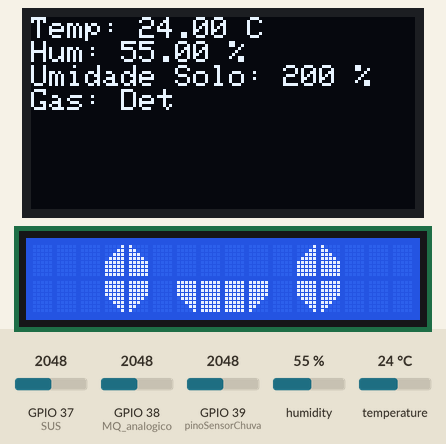
Bench run of a sketch on a simulated ESP32. On the bench: 128×64 one-colour display, 16×2 character LCD. Inputs (shaded band) come from the test bench; at power-on: GPIO 37 (SUS) = 2048, humidity 55 %, temperature 24 °C, GPIO 38 (MQ_analogico) = 2048, GPIO 39 (pinoSensorChuva) = 2048. What the sketch prints to the serial monitor is not drawn.

Above: at 1.2 s.
1.3 s: GPIO 37 (SUS) set to 2008
At 4.4 s:
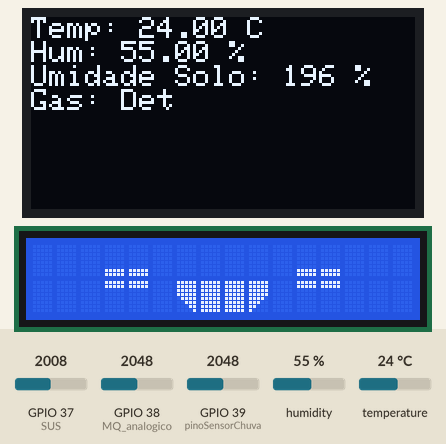
7.1 s: humidity set to 22 %
At 9.7 s:
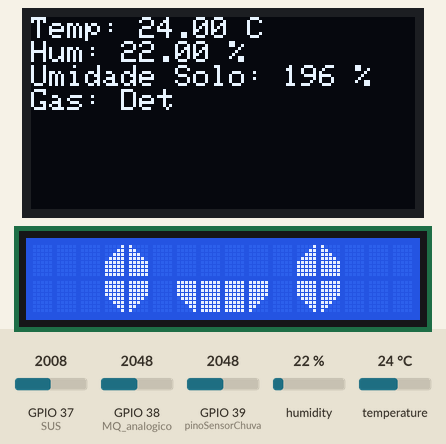
10.5 s: temperature set to 12 °C
At 13.0 s:
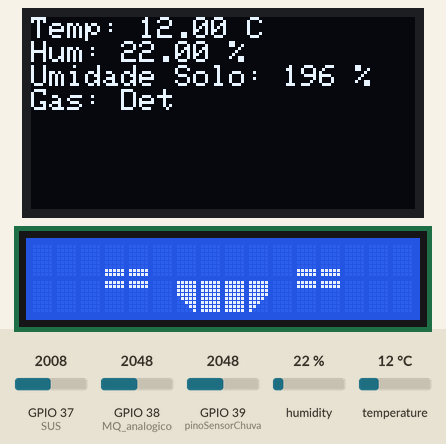
13.4 s: GPIO 37 (SUS) set to 122
At 16.9 s:
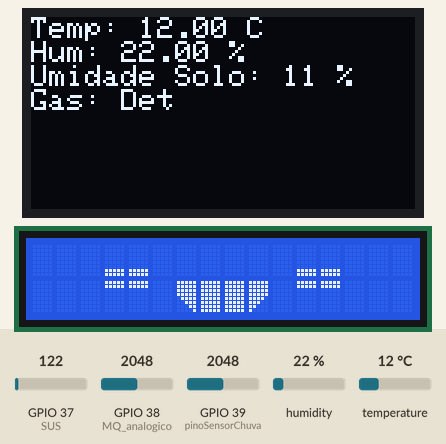
17.0 s: humidity set to 40 %
At 19.6 s:
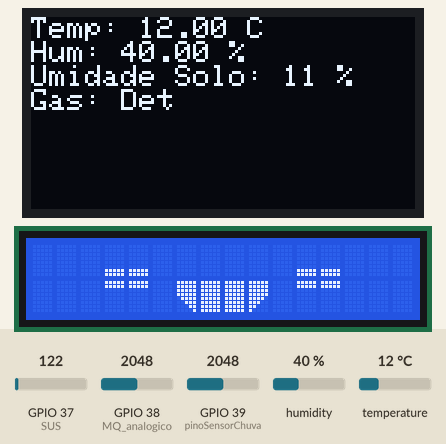
19.9 s: GPIO 37 (SUS) set to 1228
At 24.0 s:
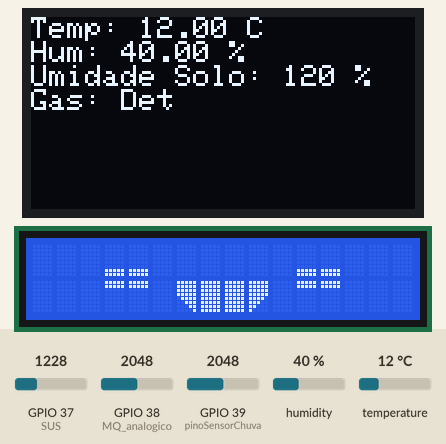
Timing chart, 0 to 24.6 s (numbered marks = the images above; inputs shaded):
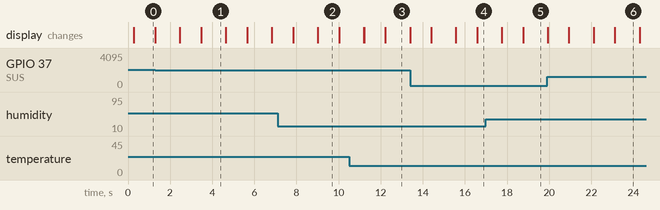

The sketch:

codigofinal_euacho_.ino
```cpp
#include <Adafruit_Sensor.h>
#include <DHT.h>
#include <Adafruit_SSD1306.h>
#include <Wire.h>
#include <LiquidCrystal.h>

// Definições de pinos
#define DHTPIN A0           // Pino do sensor de temperatura
#define DHTTYPE DHT11       // Tipo do sensor de temperatura
#define SUS A1              // Pino do sensor de umidade do solo
#define MQ_analogico A2     // Pino do sensor de gás (análogo)
#define MQ_digital 4        // Pino do sensor de gás (digital)
#define pinoSensorChuva A3  // Pino do sensor de chuva

// Criação dos objetos dos sensores e displays
DHT dht(DHTPIN, DHTTYPE);
Adafruit_SSD1306 display(128, 64, &Wire, -1);
LiquidCrystal lcd(12, 11, 7, 6, 5, 4);  // LCD

// Variáveis globais
int Valor_Critico = 45;    // Porcentagem mínima de umidade para iniciar a irrigação
int ValAnalogIn;           // Valor analógico do sensor de umidade do solo
int valor_analogico;       // Valor analógico do sensor de gás
int valor_digital;         // Valor digital do sensor de gás
int intensidade = 0;       // Intensidade da chuva

// Definições de caracteres especiais para o LCD
byte onefourthChar[8] = { B00000, B00000, B00000, B00000, B00000, B00000, B11111, B11111 };
byte onefourthCharFlipped[8] = { B11111, B11111, B00000, B00000, B00000, B00000, B00000, B00000 };
byte fullChar[8] = { B11111, B11111, B11111, B11111, B11111, B11111, B11111, B11111 };
byte triangleChar[8] = { B00001, B00011, B00111, B01111, B11111, B11111, B11111, B11111 };
byte mirroredChar[8] = { B10000, B11000, B11100, B11110, B11111, B11111, B11111, B11111 };
byte triangleCharFlipped[8] = { B11111, B11111, B11111, B11111, B01111, B00111, B00011, B00001 };
byte mirroredCharFlipped[8] = { B11111, B11111, B11111, B11111, B11110, B11100, B11000, B10000 };

void setup() {
    Serial.begin(9600);

    // Inicialização dos sensores e displays
    dht.begin();
    display.begin(SSD1306_SWITCHCAPVCC, 0X3C);
    lcd.begin(16, 2);

    // Criação dos caracteres especiais para o LCD
    lcd.createChar(0, triangleChar);
    lcd.createChar(1, mirroredChar);
    lcd.createChar(2, triangleCharFlipped);
    lcd.createChar(3, mirroredCharFlipped);
    lcd.createChar(4, fullChar);
    lcd.createChar(5, onefourthCharFlipped);
    lcd.createChar(6, onefourthChar);

    // Configuração dos pinos
    pinMode(SUS, INPUT);
    pinMode(MQ_analogico, INPUT);
    pinMode(MQ_digital, INPUT);
    pinMode(pinoSensorChuva, INPUT);
}

void loop() {
    // Leitura do sensor de temperatura e umidade
    float h = dht.readHumidity();      // Lê a umidade
    float t = dht.readTemperature();   // Lê a temperatura em Celsius

    // Verificação de erro na leitura do sensor de temperatura
    if (isnan(h) || isnan(t)) {
        Serial.println("Falha ao ler o sensor DHT!");
    } else {
        // Formata os dados para impressão no monitor serial
        Serial.print("Umidade: ");
        Serial.print(h);
        Serial.print("%\t");
        Serial.print("Temperatura: ");
        Serial.print(t);
        Serial.println("°C");
    }

    // Leitura do sensor de umidade do solo
    ValAnalogIn = analogRead(SUS);
    int Porcento = map(ValAnalogIn, 0, 1023, 0, 100);

    // Impressão da umidade do solo no monitor serial
    Serial.print("Umidade do Solo: ");
    Serial.print(Porcento);
    Serial.println("%");

    // Verificação da umidade do solo
    if (Porcento <= Valor_Critico) {
        Serial.println("Umidade baixa!");
    } else {
        Serial.println("Umidade adequada...");
    }

    // Leitura do sensor de gás
    valor_analogico = analogRead(MQ_analogico);
    valor_digital = digitalRead(MQ_digital);

    // Impressão do nível de gás no monitor serial
    Serial.print("Nível de Gás (analog): ");
    Serial.print(valor_analogico);
    Serial.print("\tNível de Gás (digital): ");
    if (valor_digital == 0) {
        Serial.println("GÁS DETECTADO !!!");
    } else {
        Serial.println("GÁS AUSENTE !!!");
    }

    // Leitura do sensor de chuva
    intensidade = map(analogRead(pinoSensorChuva), 0, 1023, 1, 100);

    // Impressão da intensidade da chuva no monitor serial
    Serial.print("Intensidade da chuva: ");
    Serial.println(intensidade);

    // Display OLED
    display.clearDisplay();
    display.setTextSize(1);
    display.setTextColor(SSD1306_WHITE);
    display.setCursor(0, 0);
    display.print("Temp: ");
    display.print(t);
    display.println(" C");
    display.print("Hum: ");
    display.print(h);
    display.println(" %");
    display.print("Umidade Solo: ");
    display.print(Porcento);
    display.println(" %");
    display.print("Gas: ");
    display.print(valor_digital == 0 ? "Det" : "No Det");
    display.display();

    // Display LCD - Primeiro conjunto de caracteres
    lcd.clear();
    lcd.setCursor(3, 0);
    lcd.write(byte(0)); // Caractere original
    lcd.setCursor(4, 0);
    lcd.write(byte(1)); // Caractere espelhado horizontalmente
    lcd.setCursor(11, 0);
    lcd.write(byte(0)); // Caractere original
    lcd.setCursor(12, 0);
    lcd.write(byte(1)); // Caractere espelhado horizontalmente
    lcd.setCursor(3, 1);
    lcd.write(byte(2)); // Caractere original espelhado verticalmente
    lcd.setCursor(4, 1);
    lcd.write(byte(3)); // Caractere espelhado horizontal e verticalmente
    lcd.setCursor(11, 1);
    lcd.write(byte(2)); // Caractere original espelhado verticalmente
    lcd.setCursor(12, 1);
    lcd.write(byte(3)); // Caractere espelhado horizontal e verticalmente
    lcd.setCursor(6, 1);
    lcd.write(byte(2)); // Caractere original espelhado verticalmente
    lcd.setCursor(9, 1);
    lcd.write(byte(3)); // Caractere espelhado horizontal e verticalmente
    lcd.setCursor(7, 1);
    lcd.write(byte(4)); // Caractere cheio
    lcd.setCursor(8, 1);
    lcd.write(byte(4)); // Caractere cheio

    delay(1000);

    // Display LCD - Segundo conjunto de caracteres
    lcd.clear();
    lcd.setCursor(3, 0);
    lcd.write(byte(6)); // Caractere original
    lcd.setCursor(4, 0);
    lcd.write(byte(6)); // Caractere espelhado horizontalmente
    lcd.setCursor(11, 0);
    lcd.write(byte(6)); // Caractere original
    lcd.setCursor(12, 0);
    lcd.write(byte(6)); // Caractere espelhado horizontalmente
    lcd.setCursor(3, 1);
    lcd.write(byte(5)); // Caractere original espelhado verticalmente
    lcd.setCursor(4, 1);
    lcd.write(byte(5)); // Caractere espelhado horizontal e verticalmente
    lcd.setCursor(11, 1);
    lcd.write(byte(5)); // Caractere original espelhado verticalmente
    lcd.setCursor(12, 1);
    lcd.write(byte(5)); // Caractere espelhado horizontal e verticalmente
    lcd.setCursor(6, 1);
    lcd.write(byte(2)); // Caractere original espelhado verticalmente
    lcd.setCursor(9, 1);
    lcd.write(byte(3)); // Caractere espelhado horizontal e verticalmente
    lcd.setCursor(7, 1);
    lcd.write(byte(4)); // Caractere cheio
    lcd.setCursor(8, 1);
    lcd.write(byte(4)); // Caractere cheio

    delay(1000);
}
```

esp32.cpp
```cpp
#include <Adafruit_Sensor.h>
#include <DHT.h>
#include <Adafruit_SSD1306.h>
#include <Wire.h>

// Definições de pinos
#define DHTPIN 23           // Pino do sensor de temperatura (DHT11)
#define DHTTYPE DHT11       // Tipo do sensor de temperatura
#define SUS 4               // Pino do sensor de umidade do solo
#define MQ_analogico 35     // Pino do sensor de gás (análogo)
#define MQ_digital 32       // Pino do sensor de gás (digital)
#define pinoSensorChuva 2  // Pino do sensor de chuva

// Criação dos objetos dos sensores
DHT dht(DHTPIN, DHTTYPE);
Adafruit_SSD1306 display(128, 64, &Wire, -1);

// Variáveis globais
int Valor_Critico = 45;    // Porcentagem mínima de umidade para iniciar a irrigação
int ValAnalogIn;           // Valor analógico do sensor de umidade do solo
int valor_analogico;       // Valor analógico do sensor de gás
int valor_digital;         // Valor digital do sensor de gás
int intensidade = 0;       // Intensidade da chuva

void setup() {
    Serial.begin(9600);

    dht.begin();

    display.begin(SSD1306_SWITCHCAPVCC, 0X3C);

    pinMode(SUS, INPUT);
    pinMode(MQ_analogico, INPUT);
    pinMode(MQ_digital, INPUT);
    pinMode(pinoSensorChuva, INPUT);
}

void loop() {
    // Leitura do sensor de temperatura e umidade
    float h = dht.readHumidity();      // Lê a umidade
    float t = dht.readTemperature();   // Lê a temperatura em Celsius

    // Verificação de erro na leitura do sensor de temperatura
    if (isnan(h) || isnan(t)) {
        Serial.println("Falha ao ler o sensor DHT!");
    } else {
        // Formata os dados para impressão no monitor serial
        Serial.print("Umidade: ");
        Serial.print(h);
        Serial.print("%\t");
        Serial.print("Temperatura: ");
        Serial.print(t);
        Serial.println("°C");
    }

    // Leitura do sensor de umidade do solo
    ValAnalogIn = analogRead(SUS);
    int Porcento = map(ValAnalogIn, 0, 4095, 0, 100); // Ajuste para a resolução do ESP32 (12 bits)

    // Impressão da umidade do solo no monitor serial
    Serial.print("Umidade do Solo: ");
    Serial.print(Porcento);
    Serial.println("%");

    // Verificação da umidade do solo
    if (Porcento <= Valor_Critico) {
        Serial.println("Umidade baixa!");
    } else {
        Serial.println("Umidade adequada...");
    }

    // Leitura do sensor de gás
    valor_analogico = analogRead(MQ_analogico);
    valor_digital = digitalRead(MQ_digital);

    // Impressão do nível de gás no monitor serial
    Serial.print("Nível de Gás (analog): ");
    Serial.print(valor_analogico);
    Serial.print("\tNível de Gás (digital): ");
    if (valor_digital == 0) {
        Serial.println("GÁS DETECTADO !!!");
    } else {
        Serial.println("GÁS AUSENTE !!!");
    }

    // Leitura do sensor de chuva
    intensidade = map(analogRead(pinoSensorChuva), 0, 4095, 1, 100); // Ajuste para a resolução do ESP32 (12 bits)

    // Impressão da intensidade da chuva no monitor serial
    Serial.print("Intensidade da chuva: ");
    Serial.println(intensidade);

    delay(2000);  // Aguarda 2 segundos para a próxima leitura
}
```

Measured:
- the behaviour switches between 2046 and 2045 on GPIO 37 (SUS) (found by bisection; images 0 and 1)
- after the input at 1.3 s, the display: changes after 1.2 s (image 1)
- after the input at 7.1 s, the display: first differs from a run without the input after 1.9 s (image 2 shows a later state)
- after the input at 10.5 s, the display: changes after 0.70 s (image 3)
- after the input at 13.4 s, the display: first differs from a run without the input after 2.2 s (image 4)
- after the input at 17.0 s, the display: changes after 0.75 s (image 5)
- after the input at 19.9 s, the display: first differs from a run without the input after 2.2 s (image 6)
